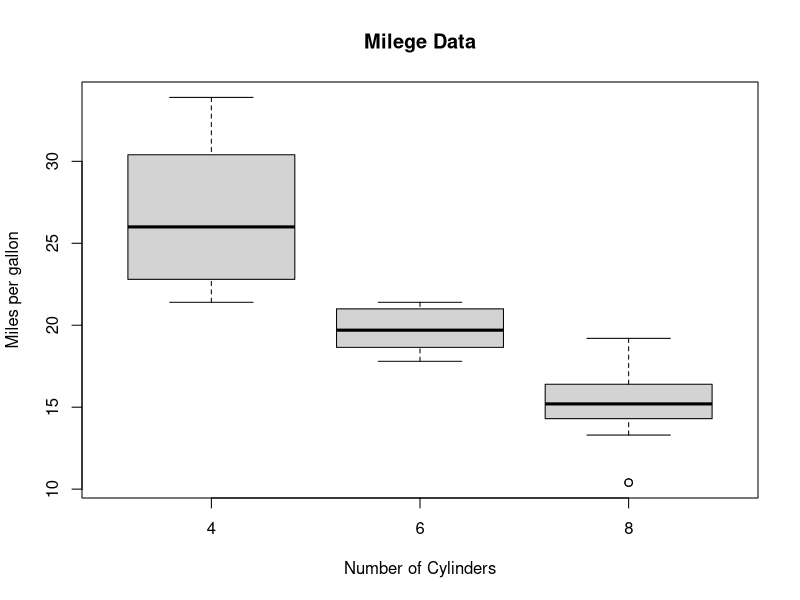
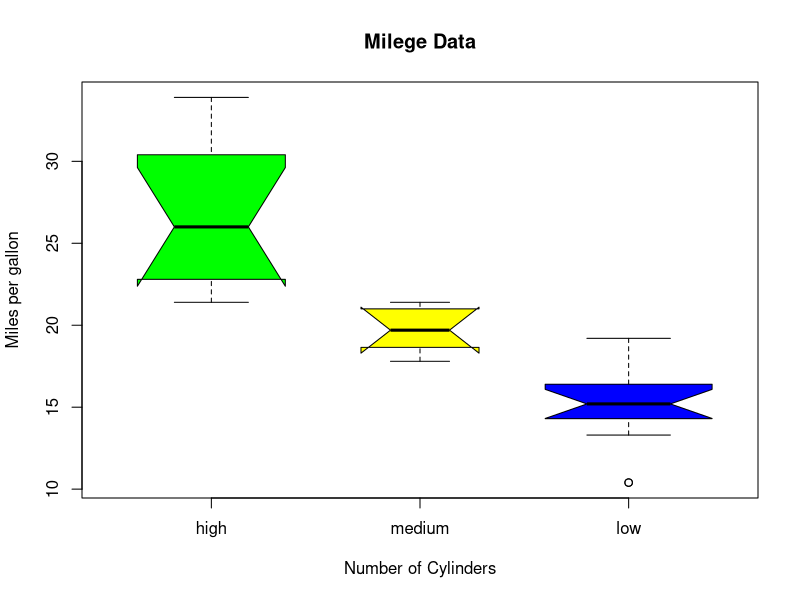
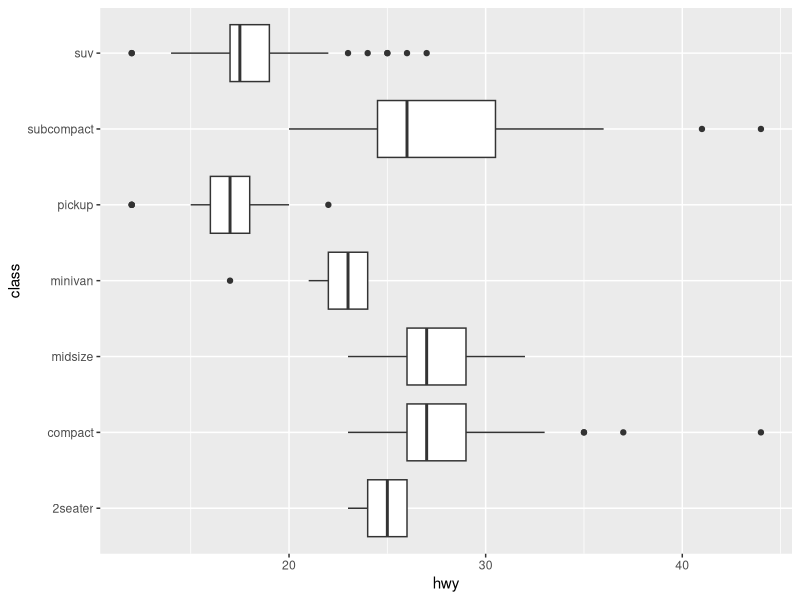

These charts were generated, in order, by the following R code:
# Data Visualization : boxplot():
library(tidyverse)
view(mpg)
boxplot(mpg ~ cyl, data = mtcars, 
      xlab = "Number of Cylinders", ylab = "Miles per gallon",
      main = "Milege Data")

boxplot(mpg ~ cyl, data = mtcars, 
        xlab = "Number of Cylinders", ylab = "Miles per gallon",
        main = "Milege Data",
        notch = TRUE,
        varwidth = TRUE,
        names = c("high", "medium", "low"),
        col = c("green", "yellow", "blue"))

ggplot(data = mpg, aes(class,hwy))+
    geom_boxplot()+
    coord_flip()
                
